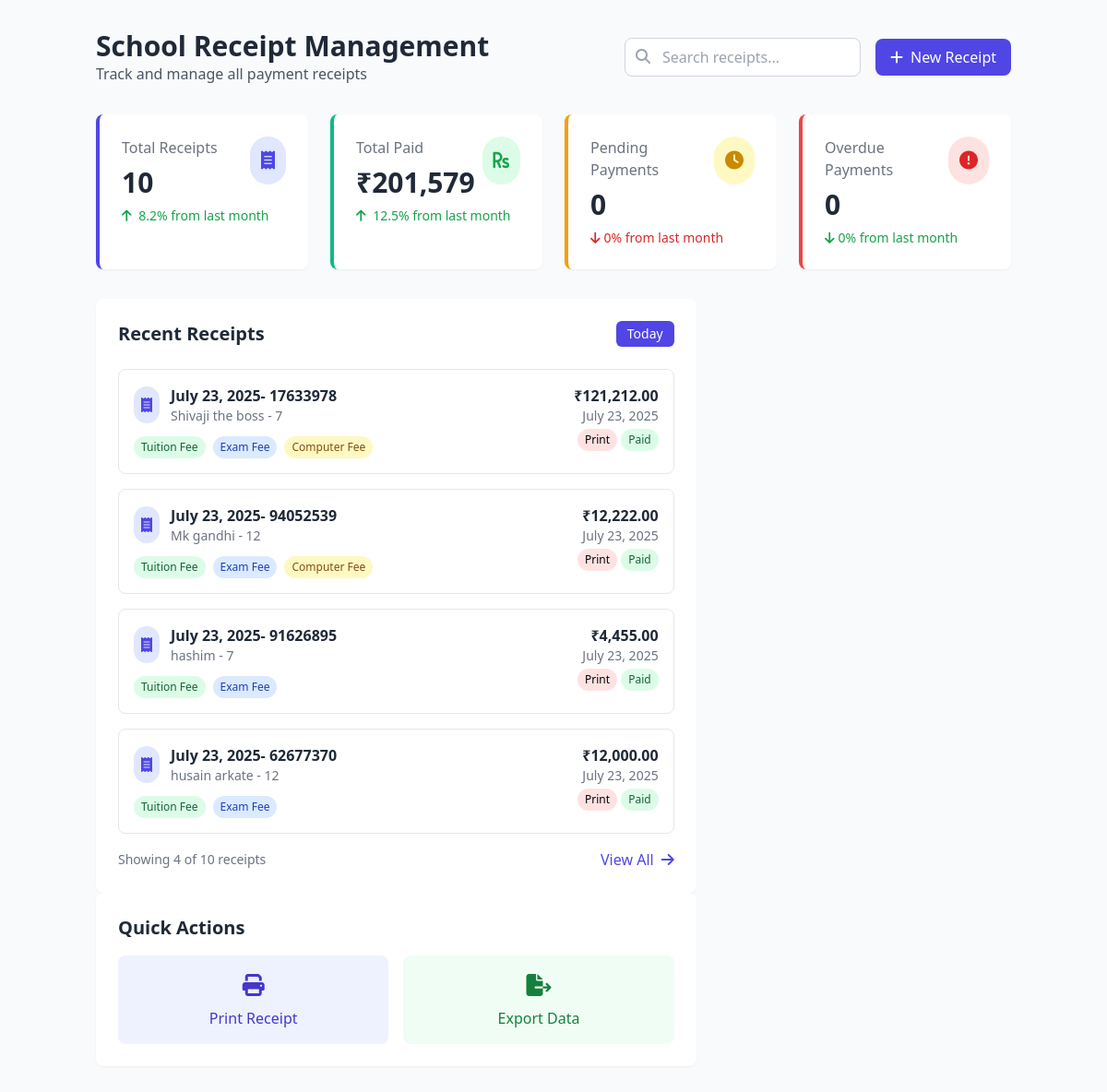
The page / on the database its author committed.
### moneyReceipt/models.py (models this page shows, shortened)
class MoneyReceipt(models.Model):
    SECTION_CHOICES = [
        ('preprimary', 'Pre-Primary'),
        ('primary', 'Primary'),
        ('secondary', 'Secondary'),
        ('college', 'College'),
    ]
    receipt_no = models.CharField(primary_key=True,default=generate_receipt_no, editable=False, unique=True)
    section = models.CharField(max_length=20, choices=SECTION_CHOICES)
    with_computers = models.BooleanField(default=False)
    student_name = models.CharField(max_length=100)
    standard = models.CharField(max_length=10)
    date = models.DateField(default=timezone.now)
    total_fees = models.DecimalField(max_digits=10, decimal_places=2)
    class Meta:
        verbose_name = 'Money Receipt'
        verbose_name_plural = 'Money Receipts'

### moneyReceipt/views.py (the view)
# urls.py: path("", views.index, name="index"),
def index(request):
    total_receipt = MoneyReceipt.objects.count()
    total_paid = MoneyReceipt.objects.aggregate(total=Sum('total_fees'))
    receipt_data = MoneyReceipt.objects.order_by('date')[::-1][:4]
    print(type(receipt_data))
    return render(request, 'index.html',{
        'total_receipt':total_receipt,
        'total_paid':total_paid['total'],
        'receipt_data':receipt_data,
        })

### templates/index.html (shortened to what this page needs)
{% load humanize %}
<!DOCTYPE html>
<html lang="en">
<head>
    <script src="https://cdn.tailwindcss.com"></script>
    <link rel="stylesheet" href="https://cdnjs.cloudflare.com/ajax/libs/font-awesome/6.4.0/css/all.min.css">
</head>
<body class="min-h-screen">
    <div class="container mx-auto px-4 py-8">
        <header class="flex flex-col md:flex-row justify-between items-start md:items-center mb-8">
            <div>
                <h1 class="text-3xl font-bold text-gray-800">School Receipt Management</h1>
                <p class="text-gray-600">Track and manage all payment receipts</p>
            </div>
            <div class="mt-4 md:mt-0 flex items-center space-x-4">
                <div class="relative">
                    <input type="text" placeholder="Search receipts..." class="search-input pl-10 pr-4 py-2 rounded-lg border border-gray-300 focus:border-indigo-500 w-64">
                    <i class="fas fa-search absolute left-3 top-3 text-gray-400"></i>
                </div>
                <button class="bg-indigo-600 hover:bg-indigo-700 text-white px-4 py-2 rounded-lg flex items-center" onclick="location.href = 'form/'">
                    <i class="fas fa-plus mr-2"></i> New Receipt
                </button>
            </div>
        </header>
        <div class="stats-container grid grid-cols-1 md:grid-cols-2 lg:grid-cols-4 gap-6 mb-8">
            <div class="stat-card total-stat bg-white p-6 rounded-lg shadow-sm">
                <div class="flex justify-between items-start">
                    <div>
                        <p class="text-gray-500 font-medium">Total Receipts</p>
                        <h3 class="text-3xl font-bold text-gray-800 mt-2">{{ total_receipt }}</h3>
                    </div>
                    <div class="bg-indigo-100 p-3 rounded-full">
                        <i class="fas fa-receipt text-indigo-600 text-xl"></i>
                    </div>
                </div>
                <p class="text-green-600 mt-2 text-sm font-medium">
                    <i class="fas fa-arrow-up mr-1"></i> 8.2% from last month
                </p>
            </div>
            <div class="stat-card paid-stat bg-white p-6 rounded-lg shadow-sm">
                <div class="flex justify-between items-start">
                    <div>
                        <p class="text-gray-500 font-medium">Total Paid</p>
                        <h3 class="text-3xl font-bold text-gray-800 mt-2">₹{{ total_paid|intcomma }}</h3>
                    </div>
                    <div class="bg-green-100 p-3 rounded-full">
                        <i class="fas fa-rupee-sign text-green-600 text-xl"></i>
                    </div>
                </div>
                <p class="text-green-600 mt-2 text-sm font-medium">
                    <i class="fas fa-arrow-up mr-1"></i> 12.5% from last month
                </p>
            </div>
            <div class="stat-card pending-stat bg-white p-6 rounded-lg shadow-sm">
                <div class="flex justify-between items-start">
                    <div>
                        <p class="text-gray-500 font-medium">Pending Payments</p>
                        <h3 class="text-3xl font-bold text-gray-800 mt-2">0</h3>
                    </div>
                    <div class="bg-yellow-100 p-3 rounded-full">
                        <i class="fas fa-clock text-yellow-600 text-xl"></i>
                    </div>
                </div>
                <p class="text-red-600 mt-2 text-sm font-medium">
                    <i class="fas fa-arrow-down mr-1"></i>0% from last month
                </p>
            </div>
            <div class="stat-card overdue-stat bg-white p-6 rounded-lg shadow-sm">
                <div class="flex justify-between items-start">
                    <div>
                        <p class="text-gray-500 font-medium">Overdue Payments</p>
                        <h3 class="text-3xl font-bold text-gray-800 mt-2">0</h3>
                    </div>
                    <div class="bg-red-100 p-3 rounded-full">
                        <i class="fas fa-exclamation-circle text-red-600 text-xl"></i>
                    </div>
                </div>
                <p class="text-green-600 mt-2 text-sm font-medium">
                    <i class="fas fa-arrow-down mr-1"></i>0% from last month
                </p>
            </div>
        </div>
        <div class="dashboard-grid grid grid-cols-2 lg:grid-cols-3 gap-8">
            <div class="lg:col-span-2">
                <div class="bg-white rounded-lg shadow-sm p-6">
                    <div class="flex justify-between items-center mb-6">
                        <h2 class="text-xl font-semibold text-gray-800">Recent Receipts</h2>
                        <div class="flex space-x-2">
                            <button class="px-3 py-1 text-sm bg-indigo-600 text-white rounded-md hover:bg-indigo-600">Today</button>
                        </div>
                    </div>
                    <div class="space-y-4">
                        {% for receipt in receipt_data %}
                        <div class="receipt-card bg-white border border-gray-200 rounded-lg p-4 hover:shadow-md">
                            <div class="flex justify-between items-start">
                                <div>
                                    <div class="flex items-center space-x-3">
                                        <div class="bg-indigo-100 p-2 rounded-full">
                                            <i class="fas fa-receipt text-indigo-600"></i>
                                        </div>
                                        <div>
                                            <h3 class="font-semibold text-gray-800"> {{receipt.date}}- {{receipt.receipt_no}}</h3>
                                            <p class="text-sm text-gray-500">{{ receipt.student_name }} - {{receipt.standard | upper}}</p>
                                        </div>
                                    </div>
                                    <div class="mt-3 flex flex-wrap gap-2">
                                        <span class="text-xs px-2 py-1 bg-green-100 text-green-800 rounded-full">Tuition Fee</span>
                                        <span class="text-xs px-2 py-1 bg-blue-100 text-blue-800 rounded-full">Exam Fee</span>
                                        {%if receipt.with_computers%}
                                        <span class="text-xs px-2 py-1 bg-yellow-100 text-yellow-800 rounded-full">Computer Fee</span>
                                        {% endif %}
                                    </div>
                                </div>
                                <div class="text-right">
                                    <h3 class="font-bold text-gray-800">₹{{receipt.total_fees|intcomma}}</h3>
                                    <p class="text-sm text-gray-500">{{receipt.date}}</p>
                                    <span class="inline-block mt-1 px-2 py-1 text-xs font-medium bg-red-100 text-white-800 hover:bg-red-600 rounded-full"><a href="receipt/{{receipt.receipt_no}}">Print</a></span>
                                    <span class="inline-block mt-1 px-2 py-1 text-xs font-medium bg-green-100 text-green-800 rounded-full">Paid</span>
                                </div>
                            </div>
                        </div>
                        {% endfor %}
                    <div class="mt-6 flex justify-between items-center">
                        <p class="text-sm text-gray-500">Showing 4 of {{total_receipt|intcomma}} receipts</p>
                        <button class="text-indigo-600 hover:text-indigo-800 font-medium flex items-center">
                            View All <i class="fas fa-arrow-right ml-2"></i>
                        </button>
                    </div>
                </div>
            </div>
            <div class="space-y-6">
                <div class="bg-white rounded-lg shadow-sm p-6">
                    <h2 class="text-xl font-semibold text-gray-800 mb-4">Quick Actions</h2>
                    <div class="grid grid-cols-2 gap-4">
                        <button class="flex flex-col items-center justify-center p-4 bg-indigo-50 rounded-lg hover:bg-indigo-100 text-indigo-700">
                            <i class="fas fa-print text-2xl mb-2"></i>
                            <span>Print Receipt</span>
                        </button>
                        <button class="flex flex-col items-center justify-center p-4 bg-green-50 rounded-lg hover:bg-green-100 text-green-700" onclick="location.href = 'export_data/'">
                            <i class="fas fa-file-export text-2xl mb-2"></i>
                            <span>Export Data</span>
                        </button>
                    </div>
                </div>
            </div>
        </div>
    </div>
</body>
</html>

### templates/index.html (style rules this page uses)
:root { --primary-color: #4f46e5; --secondary-color: #6366f1; --accent-color: #10b981; --danger-color: #ef4444; --light-gray: #f3f4f6; }
body { font-family: 'Segoe UI', Tahoma, Geneva, Verdana, sans-serif; background-color: #f8fafc; }
.receipt-card { transition: transform 0.3s ease; }
.stat-card { border-left: 4px solid; }
.total-stat { border-left-color: var(--primary-color); }
.paid-stat { border-left-color: var(--accent-color); }
.pending-stat { border-left-color: #f59e0b; }
.overdue-stat { border-left-color: var(--danger-color); }

### rows shown on the page
MoneyReceipt: date "July 23, 2025", receipt_no "17633978", student_name "Shivaji the boss", standard "7", with_computers "Computer Fee", total_fees "121,212.00"
MoneyReceipt: date "July 23, 2025", receipt_no "94052539", student_name "Mk gandhi", standard "12", with_computers "Computer Fee", total_fees "12,222.00"
MoneyReceipt: date "July 23, 2025", receipt_no "91626895", student_name "hashim", standard "7", total_fees "4,455.00"
MoneyReceipt: date "July 23, 2025", receipt_no "62677370", student_name "husain arkate", standard "12", total_fees "12,000.00"

### other values the page prints
{{ total_receipt }} "10"
{{ total_paid|intcomma }} "201,579"
{{ total_receipt|intcomma }} "10"
